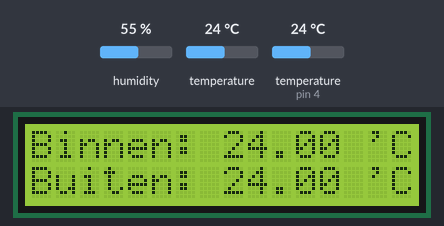
Simulated run of this sketch. Board: Arduino Uno, built with avr-gcc and run on an emulated ATmega328P. Shown: 16×2 character LCD. Inputs (shaded band) come from the test bench; at power-on: temperature 24 °C, temperature (sensor on pin 4) 24 °C, humidity 55 %. What the sketch prints to the serial monitor is not drawn.

Above: at 1.3 s.
1.4 s: temperature (sensor 0) set to 12 °C
At 3.2 s:
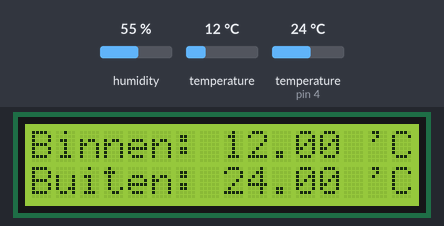
4.2 s: temperature (sensor on pin 4) set to 12 °C
At 4.7 s:
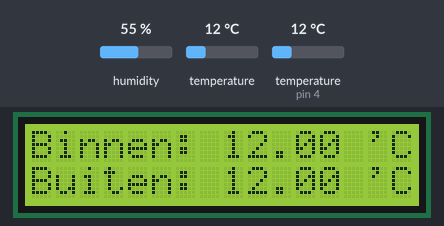
7.0 s: temperature (sensor 0) set to 19 °C
At 8.8 s:
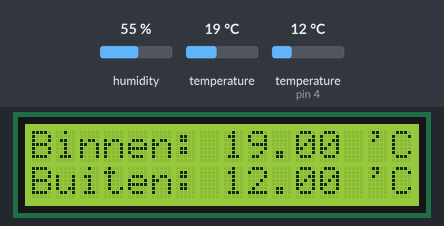
9.9 s: temperature (sensor on pin 4) set to 19 °C
At 11.4 s:
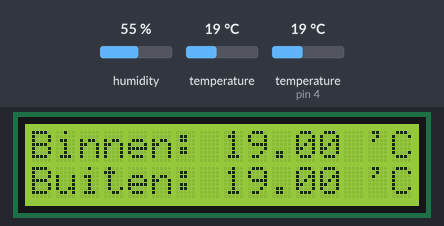
12.7 s: temperature (sensor 0) set to 28 °C
At 15.5 s:
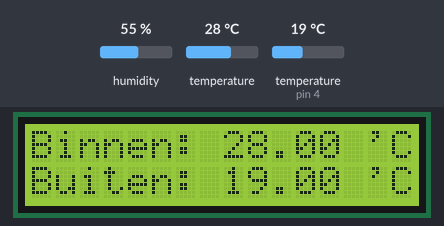
16.1 s: temperature (sensor on pin 4) set to 28 °C
At 17.0 s:
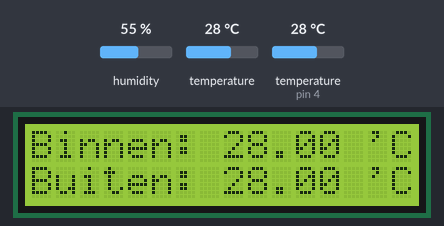
Timing chart, 0 to 19.1 s (numbered marks = the images above; inputs shaded):
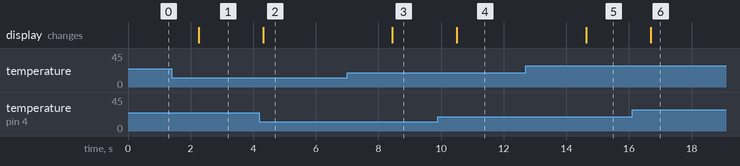

The sketch:

Toets_1.ino
```cpp
#include <Wire.h>
#include <Adafruit_Sensor.h>
#include <Adafruit_BMP280.h>
#include <Adafruit_BME280.h>
#include "DHT.h"
#include <LiquidCrystal_I2C.h>
#define USE_BMP280
#define DHTTYPE DHT11
#ifdef USE_BMP280
#define DHTPIN 4
Adafruit_BMP280 sensor;
#else
Adafruit_BME280 sensor;
#endif

DHT dht(DHTPIN, DHTTYPE);

LiquidCrystal_I2C lcd(0x27, 16, 2);
void setup() {
  Serial.begin(9600);
   dht.begin();
    lcd.begin(16, 2);
  lcd.init();
  lcd.backlight();
  if (!sensor.begin(0x76)) {
    Serial.println("Sensor niet gevonden!");
    while (1)
      ;
  }

  Serial.println("Sensor gestart");
}

void loop() {
  float T = sensor.readTemperature();
  float A = dht.readTemperature();
  lcd.setCursor(0, 0);
  lcd.print("Binnen: ");
  lcd.print(T);
  lcd.print(" 'C    ");

  lcd.setCursor(0, 1);
  lcd.print("Buiten: ");
  lcd.print(A);
  lcd.print(" 'C    ");

#ifndef USE_BMP280
#endif
  delay(2000);
}
```

Measured:
- after the input at 1.4 s, the display: changes after 0.85 s (image 1)
- after the input at 4.2 s, the display: changes after 0.12 s (image 2)
- after the input at 7.0 s, the display: changes after 1.4 s (image 3)
- after the input at 9.9 s, the display: changes after 0.61 s (image 4)
- after the input at 12.7 s, the display: changes after 1.9 s (image 5)
- after the input at 16.1 s, the display: changes after 0.60 s (image 6)
